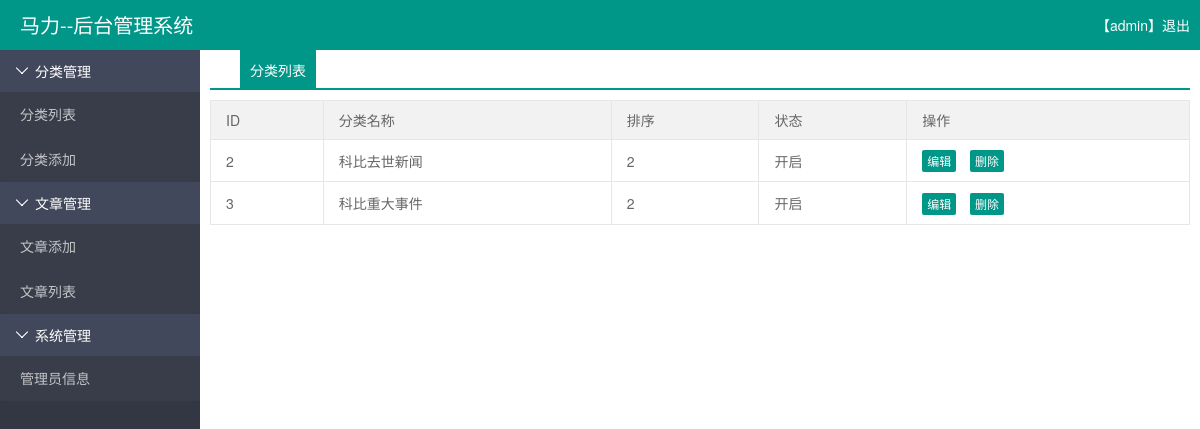
Page /admin/cate_list.php (signed in) on the committed database.
### tables this page shows
CREATE TABLE `menu` (
  `id` int(10) UNSIGNED NOT NULL COMMENT 'ID',
  `title` varchar(50) NOT NULL COMMENT '菜单名',
  `fid` int(10) NOT NULL COMMENT '父ID',
  `status` tinyint(1) UNSIGNED NOT NULL DEFAULT '1' COMMENT '状态 1开启 2关闭',
  `href` varchar(255) DEFAULT NULL COMMENT '链接'
);

CREATE TABLE `cate` (
  `id` int(11) NOT NULL,
  `name` varchar(30) NOT NULL,
  `sort` int(11) NOT NULL DEFAULT '0',
  `status` int(11) NOT NULL DEFAULT '1' COMMENT '状态0关闭，1打开'
);

### databases/mysql.php (called while the page is built, shortened)
<?php
class Mysql{
	private static $_instance;
	private $db_host;
	private $db_user;
	private $db_pwd;
	private $db_database;
	private $conn;
	private $coding;
	private $show_error = true;
	private function __construct($db_host,$db_user,$db_pwd,$db_database,$conn,$coding){
		$this->db_host = $db_host;
		$this->db_user = $db_user;
		$this->db_pwd = $db_pwd;
		$this->db_database = $db_database;
		$this->conn = $conn;
		$this->coding = $coding;
	}
	public static function getInstance($db_host,$db_user,$db_pwd,$db_database,$conn,$coding){
		if(is_null(self::$_instance)){
			self::$_instance = new self($db_host,$db_user,$db_pwd,$db_database,$conn,$coding);
		}
		return self::$_instance;
	}
	public function connect(){
		if($this->conn == "pconn"){
			$this->conn = mysqli_pconnect($this->db_host,$this->db_user,$this->db_pwd) or die('链接数据库失败');
		}else{
			$this->conn = mysqli_connect($this->db_host,$this->db_user,$this->db_pwd) or die('链接数据库失败');
		}
		mysqli_select_db($this->conn,$this->db_database) or die("选择数据库失败");
		mysqli_query($this->conn,"SET NAMES $this->coding") or die("设置编码失败");
	}
	public function query($sql){
		$this->sql = $sql;
		$result = mysqli_query($this->conn,$this->sql);
		if(!$result){
			if($this->show_error){
				$this->show_error('错误的SQL语句：', $this->sql);
			}
		}else{
			$this->result = $result;
		}
		return $this->result;
	}
	public function fetch_all($sql,$result_type = MYSQLI_ASSOC){
		$result=$this->query($sql);
		if ($result && mysqli_num_rows($result)>0){
			while ($row= $result->fetch_assoc()){
				$rows[]= $row;
			}
			return $rows;
		}else {
			return false;
		}
	}
}

### admin/cate_list.php (the view, shortened to what this page needs)
<?php
require '../databases/mysql.php';
$mysql = Mysql::getInstance(DB_HOST,DB_USER,DB_PWD,DB_DBNAME,'',DB_CHARSET);
$result = $mysql->fetch_one("SELECT * FROM admin");
if(!$result){
    header('location:./init_admin.php');
}else{
    if(!$_SESSION['adminname']){
        header('location:./login.php');
    }else{
        $cate = $mysql->fetch_all("SELECT * FROM cate ORDER BY sort asc");
    }
}
?>
<!DOCTYPE html>
<html>
<head>
    <link rel="stylesheet" type="text/css" href="../public/layui/css/layui.css">
    <link rel="stylesheet" type="text/css" href="../public/css/admin.css" />
</head>
<body>
    <?php require './default.php';?>
    <div class="main" style="padding:10px;">
        <div class="content">
            <span>分类列表</span>
            <div></div>
        </div>
        <table class="layui-table">
            <thead>
                <tr>
                    <th>ID</th>
                    <th>分类名称</th>
                    <th>排序</th>
                    <th>状态</th>
                    <th>操作</th>
                </tr>
            </thead>
            <tbody>
                <?php if(!empty($cate)){?>
            	<?php for($i=0;$i<count($cate);$i++) {?>
                <tr>
                    <td><?php echo $cate[$i]['id']; ?></td>
                    <td><?php echo $cate[$i]['name']; ?></td>
                    <td><?php echo $cate[$i]['sort']; ?></td>
                    <?php if($cate[$i]['status'] == 1){ ?>
                        <td>开启</td>
                    <?php }?>
                    <td>
                        <a class="layui-btn layui-btn-xs" href="./cate_edit.php?cate_id=<?php echo $cate[$i]['id']; ?>">编辑</a>
                        <button class="layui-btn layui-btn-xs" onclick="del(<?php echo $cate[$i]['id']; ?>)">删除</button>
                    </td>
                </tr>
                <?php } ?>
                <?php }?>
            </tbody>
        </table>
    </div>
</body>
</html>

### admin/default.php
<?php
$menu = $mysql->fetch_all("SELECT * FROM menu WHERE fid = 0");
foreach ($menu as $key => &$value) {
    $value['lists'] = $mysql->fetch_all("SELECT * FROM menu WHERE fid = "."'".$value['id']."'");
}
?>
<div class="header">
    <a style="color:white;" href="./index.php"><span class="title"><span style="font-size: 20px;"><?php echo $_SESSION['adminname']; ?></span>--后台管理系统</span></a>
    <span class="userinfo">【<?php echo $_SESSION['adminaccount']; ?>】<span><a href="./php/logout.php">退出</a></span></span>
</div>
<div class="menu" id="menu">
    <div class="layui-collapse" lay-accordion>
        <?php if(!empty($menu)){?>
    	<?php for($i =0;$i<count($menu);$i++) {?>
        <div class="layui-colla-item">
            <h2 class="layui-colla-title"><?php echo $menu[$i]['title']; ?></h2>
            <div class="layui-colla-content layui-show">
                <ul class="layui-nav layui-nav-tree" lay-filter="test">
                	<?php foreach($menu[$i]['lists'] as $val) {?>
                    	<li class="layui-nav-item"><a href="<?php echo $val['href']; ?>"><?php echo $val['title']; ?></a></li>
                    <?php }?>
                </ul>
            </div>
        </div>
        <?php }?>
        <?php }?>
    </div>
</div>

### public/layui/css/layui.css (style rules this page uses)
h1,h2,h3,h4,h5,h6 { font-weight:400 }
.layui-btn,.layui-edge,.layui-inline,img { vertical-align:middle }
.layui-btn,.layui-disabled,.layui-icon,.layui-unselect { -moz-user-select:none;-webkit-user-select:none;-ms-user-select:none }
blockquote,body,button,dd,div,dl,dt,form,h1,h2,h3,h4,h5,h6,input,li,ol,p,pre,td,textarea,th,ul { margin:0;padding:0;-webkit-tap-highlight-color:rgba(0,0,0,0) }
li { list-style:none }
table { border-collapse:collapse;border-spacing:0 }
button,input,optgroup,option,select,textarea { font-family:inherit;font-size:inherit;font-style:inherit;font-weight:inherit;outline:0 }
body { line-height:24px;font:14px Helvetica Neue,Helvetica,PingFang SC,Tahoma,Arial,sans-serif }
a { color:#333;text-decoration:none }
.layui-show { display:block!important }
.layui-btn,.layui-input,.layui-select,.layui-textarea,.layui-upload-button { outline:0;-webkit-appearance:none;transition:all .3s;-webkit-transition:all .3s;box-sizing:border-box }
.layui-collapse { border-width:1px;border-style:solid;border-radius:2px }
.layui-colla-content,.layui-colla-item { border-top-width:1px;border-top-style:solid }
.layui-colla-item:first-child { border-top:none }
.layui-colla-title { position:relative;height:42px;line-height:42px;padding:0 15px 0 35px;color:#333;background-color:#f2f2f2;cursor:pointer;font-size:14px;overflow:hidden }
.layui-colla-content { display:none;padding:10px 15px;line-height:22px;color:#666 }
.layui-badge-rim,.layui-colla-content,.layui-colla-item,.layui-collapse,.layui-elem-field,.layui-form-pane .layui-form-item[pane],.layui-form-pane .layui-form-label,.layui-input,.layui-layedit,.layui-layedit-tool,.layui-quote-nm,.layui-select,.layui-tab-bar,.layui-tab-card,.layui-tab-title,.layui-tab-title .layui-this:after,.layui-textarea { border-color:#e6e6e6 }
.layui-btn { display:inline-block;height:38px;line-height:38px;padding:0 18px;background-color:#009688;color:#fff;white-space:nowrap;text-align:center;font-size:14px;border:none;border-radius:2px;cursor:pointer }
.layui-btn+.layui-btn { margin-left:10px }
.layui-btn-xs { height:22px;line-height:22px;padding:0 5px;font-size:12px }
.layui-table,.layui-table-view { margin:10px 0 }
.layui-table { width:100%;background-color:#fff;color:#666 }
.layui-table tr { transition:all .3s;-webkit-transition:all .3s }
.layui-table th { text-align:left;font-weight:400 }
.layui-table tbody tr:hover,.layui-table thead tr,.layui-table-click,.layui-table-header,.layui-table-hover,.layui-table-mend,.layui-table-patch,.layui-table-tool,.layui-table-total,.layui-table-total tr,.layui-table[lay-even] tr:nth-child(even) { background-color:#f2f2f2 }
.layui-table td,.layui-table th,.layui-table-col-set,.layui-table-fixed-r,.layui-table-grid-down,.layui-table-header,.layui-table-page,.layui-table-tips-main,.layui-table-tool,.layui-table-total,.layui-table-view,.layui-table[lay-skin=line],.layui-table[lay-skin=row] { border-width:1px;border-style:solid;border-color:#e6e6e6 }
.layui-table td,.layui-table th { position:relative;padding:9px 15px;min-height:20px;line-height:20px;font-size:14px }
.layui-nav { position:relative;padding:0 20px;background-color:#393D49;color:#fff;border-radius:2px;font-size:0;box-sizing:border-box }
.layui-nav * { font-size:14px }
.layui-nav .layui-nav-item { position:relative;display:inline-block;*display:inline;*zoom:1;vertical-align:middle;line-height:60px }
.layui-nav .layui-nav-item a { display:block;padding:0 20px;color:#fff;color:rgba(255,255,255,.7);transition:all .3s;-webkit-transition:all .3s }
.layui-nav-tree { width:200px;padding:0 }
.layui-nav-tree .layui-nav-item { display:block;width:100%;line-height:45px }
.layui-nav-tree .layui-nav-item a { position:relative;height:45px;line-height:45px;text-overflow:ellipsis;overflow:hidden;white-space:nowrap }

### public/css/admin.css (style rules this page uses)
.header { width:100%;height: 50px;line-height: 50px;background: #009688;color:#ffffff; }
.title { margin-left: 20px;font-size: 20px; }
.userinfo { float: right;margin-right: 10px; }
.userinfo a { color:#ffffff; }
.menu { width: 200px;background:#333744;position:absolute; }
.main { position: absolute;left:200px;right:0px; }
.layui-collapse { border: none; }
.layui-colla-item { border-top:none; }
.layui-colla-title { background:#42485b;color:#ffffff; }
.layui-colla-content { border-top:none;padding:0px; }
.content span { background: #009688;margin-left: 30px;padding: 10px;color:#ffffff; }
.content div { border-bottom: solid 2px #009688;margin-top: 8px; }

### rows in the picture
menu: title "分类管理"
menu: title "分类列表"
menu: title "分类添加"
menu: title "文章管理"
menu: title "文章添加"
menu: title "文章列表"
menu: title "系统管理"
menu: title "管理员信息"
cate: id "2", name "科比去世新闻", sort "2", status "开启"
cate: id "3", name "科比重大事件", sort "2", status "开启"

### other values in the picture
$_SESSION['adminname'] "马力"
$_SESSION['adminaccount'] "admin"
